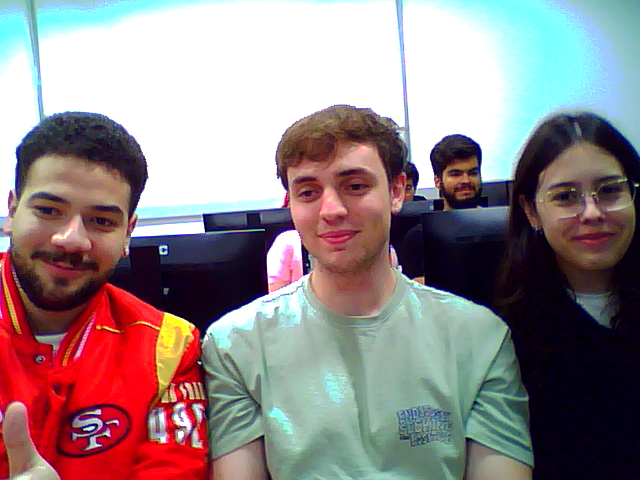
#> input picture lab2/foto1.png, 640 x 480 px
$ python parte2_A.py
#> lines starting #> are read from the running program, lines starting #| are printed output that depends on the picture; after the words box and inside, x2 and y2 are one past the last pixel; in counts of white or black regions, pixels touching at a corner belong together
import numpy as np
import cv2 as cv
from matplotlib import pyplot as plt

MIN_MATCH_COUNT = 10

img1 = cv.imread('foto1.png', cv.IMREAD_GRAYSCALE)  # queryImage
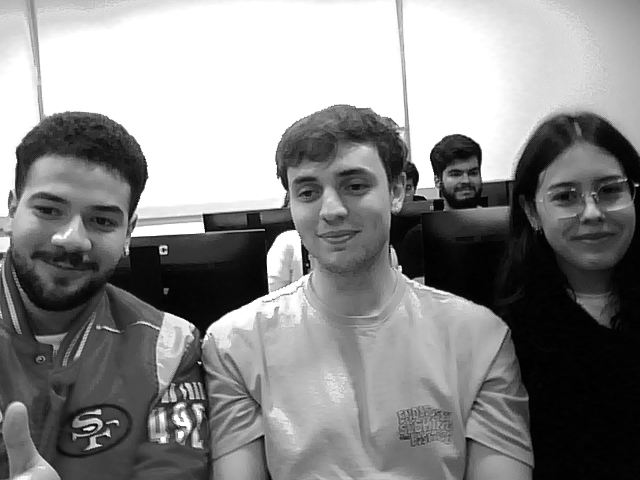
#> img1: shape (480, 640); min 0, max 255, mean 137.1
img2 = cv.imread('foto2.png', cv.IMREAD_GRAYSCALE)  # trainImage
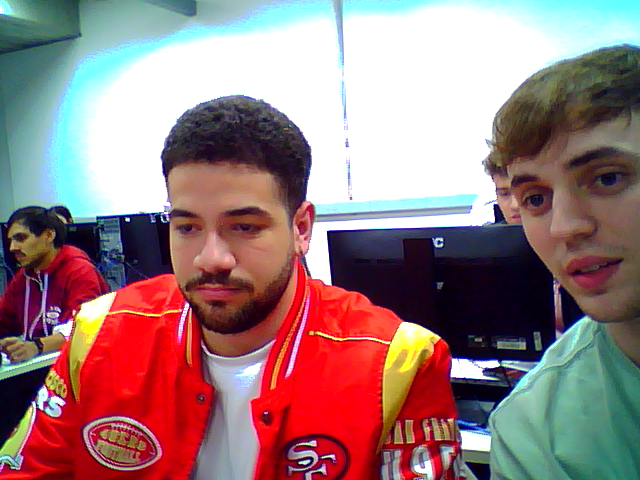
#> input picture lab2/foto2.png, 640 x 480 px
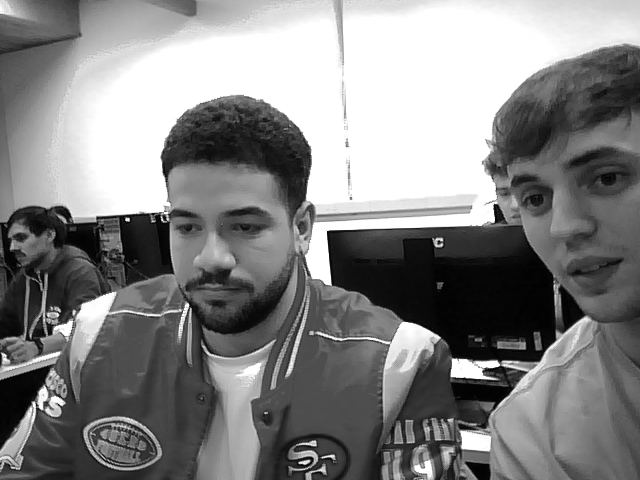
#> img2: shape (480, 640); min 0, max 255, mean 131.6

# Initiate SIFT detector
sift = cv.SIFT_create()

# find the keypoints and descriptors with SIFT
kp1, des1 = sift.detectAndCompute(img1,None)
#> kp1 = 1096 keypoints; strongest (x, y, size): (199, 363, 1.9), (457, 152, 26.2), (98, 412, 3.7), (116, 421, 2.5)
kp2, des2 = sift.detectAndCompute(img2,None)
#> kp2 = 1338 keypoints; strongest (x, y, size): (127, 219, 2.7), (465, 369, 16.4), (493, 364, 6), (300, 463, 2)

FLANN_INDEX_KDTREE = 1
index_params = dict(algorithm = FLANN_INDEX_KDTREE, trees = 5)
search_params = dict(checks = 50)

flann = cv.FlannBasedMatcher(index_params, search_params)

matches = flann.knnMatch(des1,des2,k=2)
#> matches = 1096 matches

# store all the good matches as per Lowe's ratio test.
good = []
for m,n in matches:
    if m.distance < 0.7*n.distance:
        good.append(m)
#> after the loop, good = 44 matches

if len(good)>MIN_MATCH_COUNT:
    src_pts = np.float32([ kp1[m.queryIdx].pt for m in good ]).reshape(-1,1,2)
#> src_pts = 44 rows, first 8: [21.73, 56.54], [39.15, 88.46], [71.15, 417.3], [71.39, 266.1], [74.94, 435.3], [74.94, 435.3], [77.36, 422.8], [80.16, 419]
    dst_pts = np.float32([ kp2[m.trainIdx].pt for m in good ]).reshape(-1,1,2)
#> dst_pts = 44 rows, first 8: [327.8, 22.48], [343.1, 95.1], [285.8, 448.9], [70.11, 322.5], [291, 468.8], [291, 468.8], [293.3, 454.9], [295.2, 450.2]

    M, mask = cv.findHomography(src_pts, dst_pts, cv.RANSAC,5.0)
#> M = [[0.598, -0.0231, 285], [-0.633, 1.36, -25.55], [-0.00167, 0.000534, 1]]; mask = 44 values, max 1 at index 2, min 0 at index 0, mean 0.341
    matchesMask = mask.ravel().tolist()
#> matchesMask has the same summary as mask

    h,w = img1.shape
#> h = 480; w = 640
    pts = np.float32([ [0,0],[0,h-1],[w-1,h-1],[w-1,0] ]).reshape(-1,1,2)
#> pts = [[0, 0], [0, 479], [639, 479], [639, 0]]
    dst = cv.perspectiveTransform(pts,M)
#> dst = [[285, -25.55], [218.1, 497], [3427.2, 1148.4], [-10329.8, 6656.9]]

    img2 = cv.polylines(img2,[np.int32(dst)],True,255,3, cv.LINE_AA)
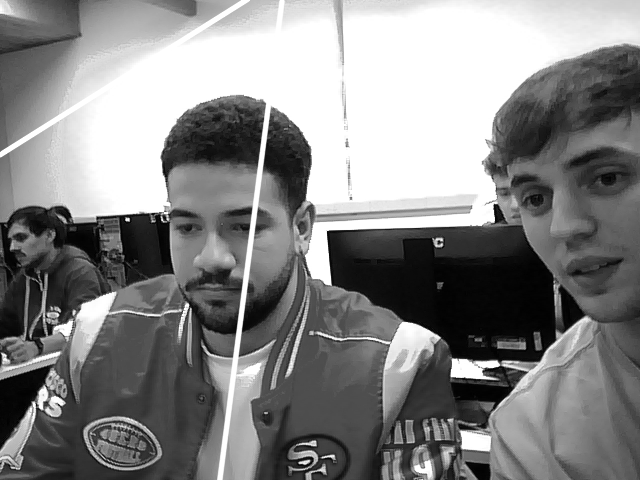
#> img2: shape (480, 640); 1.44% of pixels changed, all inside (x1, y1, x2, y2) = (0, 0, 286, 480)

else:
    print( "Not enough matches are found - {}/{}".format(len(good), MIN_MATCH_COUNT) )
    matchesMask = None

draw_params = dict(matchColor = (0,255,0), # draw matches in green color
                   singlePointColor = None,
                   matchesMask = matchesMask, # draw only inliers
                   flags = 2)
#> draw_params = 4 items

img3 = cv.drawMatches(img1,kp1,img2,kp2,good,None,**draw_params)
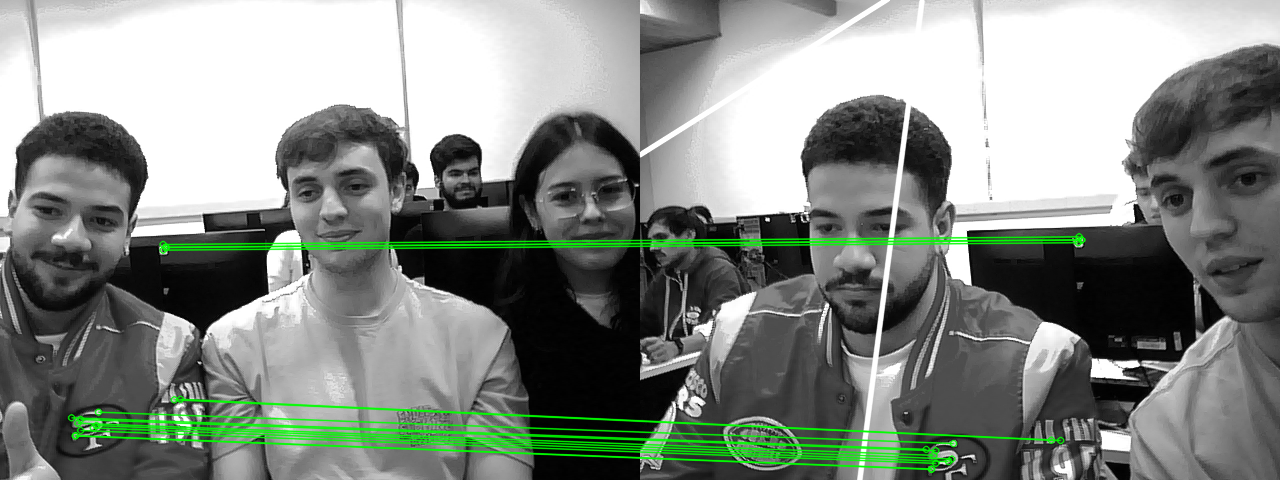
#> img3: shape (480, 1280, 3); mean of channels 0, 1, 2 132.5, 139.2, 132.5; drawn as B, G, R

plt.imshow(img3, 'gray'),plt.show()
